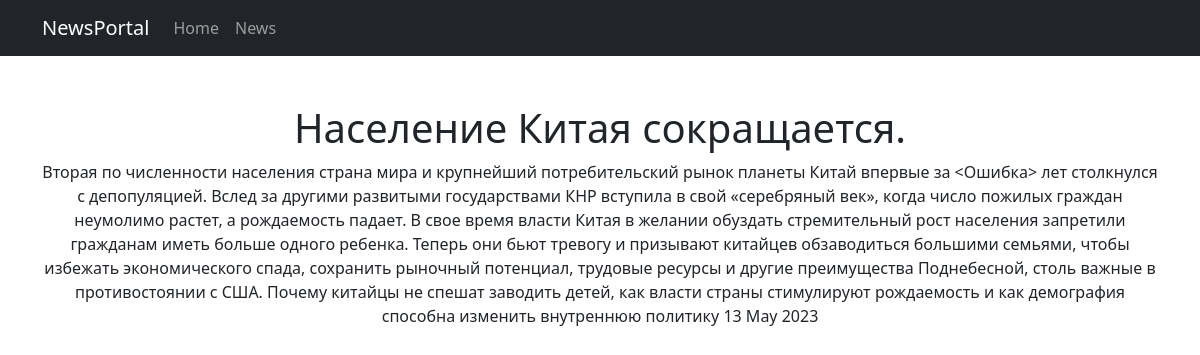
Screenshot of /news/1 with the database file from the repository.
### newsapp/models.py (models this page shows, shortened)
class Post(models.Model):
    title = models.CharField(max_length=255)
    description = models.TextField()
    date_creation = models.DateTimeField(auto_now_add=True)
    category = models.ForeignKey(
        to='Category',
        on_delete=models.CASCADE,
        related_name='posts',
    )

### newsapp/views.py (the view)
# urls.py: path('<int:pk>', PostDetail.as_view()),
class PostDetail(DetailView):
    model = Post
    template_name = 'post.html'
    context_object_name = 'post'

### newsapp/templatetags/custom_filters.py (called while the page is built)
@register.filter()
def censor(text):
    censored_list = []
    for i in text.split():
        if i.isdigit() is not True:
            if i.lower() in STOP_LIST:
                i = i[0] + '*'*(len(i) - 1)
                censored_list.append(i)
            else:
                censored_list.append(i)
        else:
            i = '<Ошибка>'
            censored_list.append(i)
    return ' '.join(censored_list)

### templates/post.html (shortened to what this page needs)
{% extends 'flatpages/default.html' %}
{% load custom_filters %}
{% block content %}
    <h1>{{ post.title|censor }}</h1>
    {{ post.description|censor }}
    {{ post.date_creation|date:'d M Y'}}
{% endblock content %}

### rows the page displays
Post: title|censor "Население Китая сокращается.", description|censor "Вторая по численности населения страна мира и крупнейший потребительский рынок планеты Китай впервые за <Ошибка> лет столкнулся с депопуляцией. Вслед за другими развитыми государствами КНР вступила в свой «серебряный век», когда число пожилых граждан неумолимо растет, а рождаемость падает. В свое время власти Китая в желании обуздать стремительный рост населения запретили гражданам иметь больше одного ребенка. Теперь они бьют тревогу и призывают китайцев обзаводиться большими семьями, чтобы избежать экономического спада, сохранить рыночный потенциал, трудовые ресурсы и другие преимущества Поднебесной, столь важные в противостоянии с США. Почему китайцы не спешат заводить детей, как власти…", date_creation "13 May 2023"
